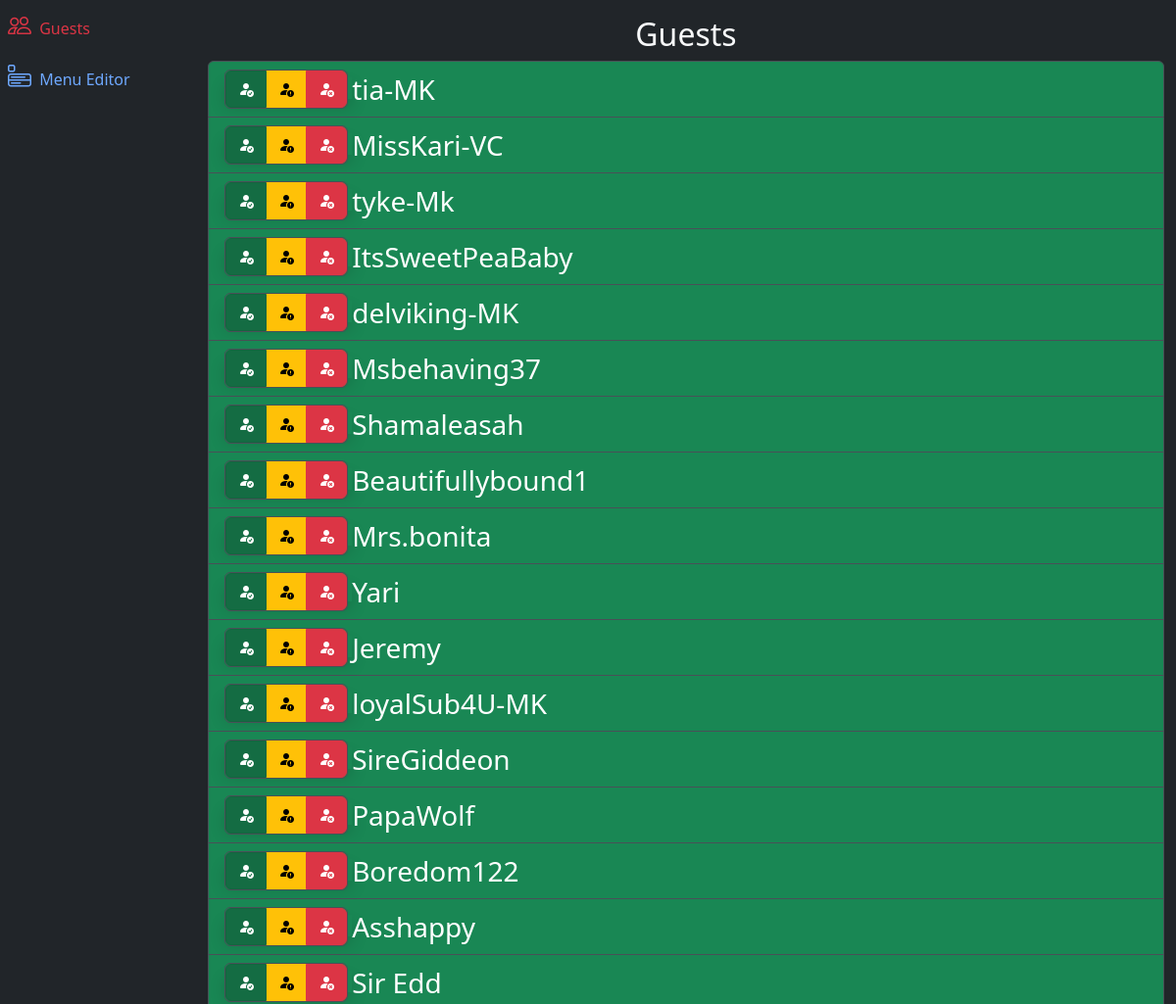
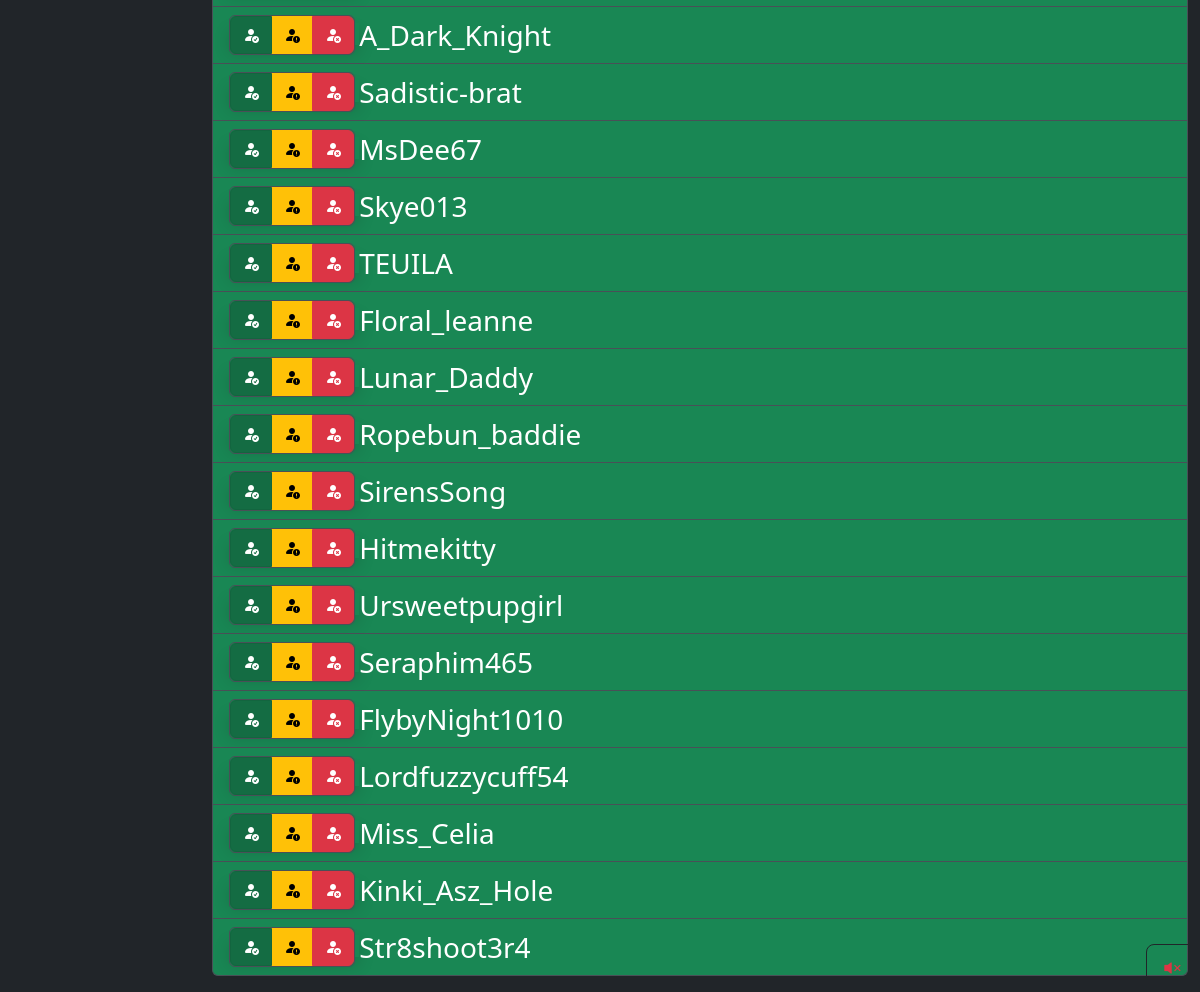
/barView/, run on the app's committed database (2 pictures, top to bottom).
### app/models.py (models this page shows, shortened)
@dataclass
class Guest(db.Model, UserMixin):
    id:int = db.Column(db.Integer, primary_key=True)
    uuid:str  = db.Column(db.String, unique=True, name="uuid")
    fetUsername:str  = db.Column(db.String(100) )
    name:str  = db.Column(db.String(100), nullable=False)
    email:str  = db.Column(db.String(200), nullable=False)
    phone:str  = db.Column(db.String(20))
    barStatus:int = db.Column(db.Integer, default=0)
    checkin_blocked:bool = db.Column(db.Boolean(), default=False)
    password:str  = db.Column(db.String(255))
    allow_qrcode_refresh:bool = db.Column(db.Boolean(), default=True)
    roles = db.relationship('Role', backref=db.backref('guests'), secondary=guest_role)
    performs = db.relationship('Addon', backref='guests', secondary='guest_addons')
    termsCheck:bool = db.Column(db.Boolean(), default=False)
    termsDate = db.Column(db.DateTime(timezone=True), server_default=func.now())
    membershipEmailSent:bool = db.Column(db.Boolean(), default=False)
    membershipEmailSentDate = db.Column(db.DateTime(timezone=True), server_default=None)
    membershipStart = db.Column(db.DateTime(timezone=True), server_default=None)
    membershipEnd = db.Column(db.DateTime(timezone=True), server_default=None)
    credit = db.relationship('GuestCredit',backref='guest')
    logbook = db.relationship('Guestlog', backref='guest')
    checkedIn:bool = db.Column(db.Boolean(), default=False)
    lastVisit = db.Column(db.DateTime(timezone=True), server_default=None)
    lastCheckOut = db.Column(db.DateTime(timezone=True), server_default=None)
    created_at = db.Column(db.DateTime(timezone=True), server_default=func.now())

### app/routes.py (the view)
@app.route("/barView/")
def barView():
    date = datetime.now()
    current_time = datetime.now(tz=tz.tzutc())
    last_24_hours = current_time - timedelta(hours=24)
    return render_template('barView.html', guests_checked_in=Guest.query.filter(Guest.checkedIn ==True).all(),
                           guests_recently_visited=Guest.query.filter(Guest.lastVisit > last_24_hours).all(),
                           guests_total_count=Guest.query.count(),
                           quests_top_5=db.session.query(Guest, func.count(Guestlog.id)).join(Guestlog).group_by(Guest.id).order_by(func.count(Guestlog.id).desc()).limit(5).all(),
                           todaysEvents=Event.query.filter(and_(Event.start <= date.timestamp(), date.timestamp() <= Event.end )).order_by(Event.start).all(),
                           )

### app/templates/barView.html (shortened to what this page needs)
{% extends 'barLayout.html' %}
{% block content %}
<div class="row row-cols-1 ">
    <div class="col">
        <h2 class="text-center">Guests</h2>
        <ul class="list-group" id="guest-list">
            {% for guest in guests_checked_in %}
            <li id="userStateList-{{guest.id}}" {% if guest.barStatus %} {% if guest.barStatus==0 %}
                class="list-group-item text-bg-success" {% elif guest.barStatus==1 %}
                class="list-group-item text-bg-warning" {% elif guest.barStatus==2 %}
                class="list-group-item text-bg-danger" {% endif %} {% else %} class="list-group-item text-bg-success" {%
                endif %}>
                <div class=" shadow d-inline">
                    <div class="border btn-group" role="group">
                        <label class="btn btn-success" for="userStateRadio-{{guest.id}}-0"><i
                                class="bi bi-person-fill-check"></i></label>
                        <label class="btn btn-warning" for="userStateRadio-{{guest.id}}-1"><i
                                class="bi-person-fill-exclamation"></i></label>
                        <label class="btn btn-danger" for="userStateRadio-{{guest.id}}-2"><i
                                class="bi bi-person-fill-x"></i></label>
                    </div>
                </div>
                <h3 class=" d-inline align-middle">
                    {% if guest.fetUsername %}
                    {{guest.fetUsername |e}}
                    {% else %}
                    {{guest.name |e}}
                    {% endif %}
                </h3>
            </li>
            {% endfor %}
        </ul>
    </div>
</div>
<div class="position-absolute bottom-0 end-0">
    <div class="btn-group" role="group" aria-label="Basic example">
        <button type="button" class="btn btn-outline-dark btn-lg" id="muteStatus">
            <i id="muteStatusIcon" class="bi bi-volume-mute-fill text-danger"></i>
        </button>
    </div>
</div>
<div class="toast-container position-absolute top-0 end-0 p-3" id="toast-container">
</div>
{% endblock content %}

### data on the page
Guest: fetUsername "tia-MK"
Guest: fetUsername "MissKari-VC"
Guest: fetUsername "tyke-Mk"
Guest: fetUsername "ItsSweetPeaBaby"
Guest: fetUsername "delviking-MK"
Guest: fetUsername "Msbehaving37"
Guest: fetUsername "Shamaleasah"
Guest: fetUsername "Beautifullybound1"
Guest: fetUsername "Mrs.bonita"
Guest: fetUsername "Yari"
Guest: fetUsername "Jeremy"
Guest: fetUsername "loyalSub4U-MK"
Guest: fetUsername "SireGiddeon"
Guest: fetUsername "PapaWolf"
Guest: fetUsername "Boredom122"
Guest: fetUsername "Asshappy"
Guest: fetUsername "Sir Edd"
Guest: fetUsername "A_Dark_Knight"
Guest: fetUsername "Sadistic-brat"
Guest: fetUsername "MsDee67"
Guest: fetUsername "Skye013"
Guest: fetUsername "TEUILA"
Guest: fetUsername "Floral_leanne"
Guest: fetUsername "Lunar_Daddy"
Guest: fetUsername "Ropebun_baddie"
Guest: fetUsername "SirensSong"
Guest: fetUsername "Hitmekitty"
Guest: fetUsername "Ursweetpupgirl"
Guest: fetUsername "Seraphim465"
Guest: fetUsername "FlybyNight1010"
Guest: fetUsername "Lordfuzzycuff54"
Guest: fetUsername "Miss_Celia"
Guest: fetUsername "Kinki_Asz_Hole"
Guest: fetUsername "Str8shoot3r4"
